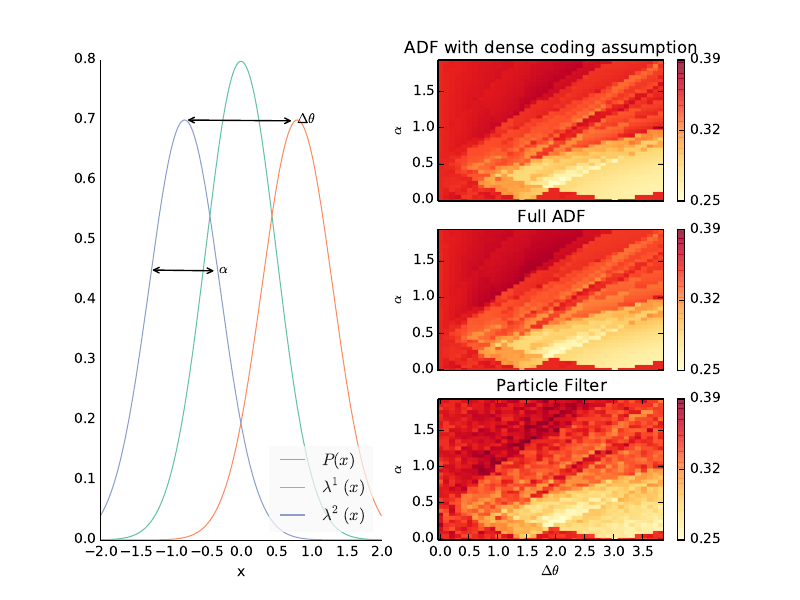

Reproduce this figure in Python.
#!/Library/Frameworks/Python.framework/Versions/2.7/bin/python
"""Particle filtering for nonlinear dynamic systems observed through adaptive poisson neurons"""
import particlefilter as pf
import gaussianenv as ge
import poissonneuron as pn
import numpy as np
import cPickle as pic
import multiprocessing as mp
import brewer2mpl
import sys

#parameter definitions

plotting = True


try:
    filename = sys.argv[1]
except:
    filename = 'dense_sparse.pik'


dic = pic.load( open(filename,'r'))
sparse_eps = dic['sparse_eps']
dense_eps = dic['dense_eps']
particle_eps = dic['particle_eps']
alphas = dic['alphas']
dthetas = dic['dthetas']
print "ALL GOOD"

from prettyplotlib import plt
import prettyplotlib as ppl

#matplotlib.rcParams['font.size']=10

xs,ys = np.where(np.isnan(sparse_eps))

for x,y in zip(xs,ys):
    sparse_eps[x,y] = sparse_eps[x-1,y]

max1 = np.max(sparse_eps)
max2 = np.max(dense_eps)
max3 = np.max(particle_eps)

maxtotal = np.max([max1,max2,max3])


min1 = np.min(sparse_eps)
min2 = np.min(dense_eps)
min3 = np.min(particle_eps)

mintotal = np.min([min1,min2,min3])

ax1 = ppl.subplot2grid((3,2),[0,0],rowspan=3)
ax4 = ppl.subplot2grid((3,2),[2,1])
ax2 = ppl.subplot2grid((3,2),[0,1])
ax3 = ppl.subplot2grid((3,2),[1,1])

x = np.arange(-2.0,2.0,0.01)

x_density = np.exp(-x**2/(2*0.25))/np.sqrt(np.pi/2)

alpha=0.5

font = {'size':10}
plt.rc('font',**font)

tuning1 = 0.7*np.exp(-(x-0.8)**2/(2*alpha**2))
tuning2 = 0.7*np.exp(-(x+0.8)**2/(2*alpha**2))

ppl.plot(x,x_density,label="$P(x)$",ax=ax1)
ppl.plot(x,tuning1,label="$\lambda^1(x)$",ax=ax1)
ppl.plot(x,tuning2,label="$\lambda^2(x)$",ax=ax1)

ax1.annotate(r'$\Delta\theta$', xy = (-0.8,0.7), xytext=(0.8,0.692), arrowprops = dict(arrowstyle='<->'))
ax1.annotate(r'$\alpha$', xy = (-0.8-alpha,0.45), xytext=(-0.8+alpha,0.442), arrowprops = dict(arrowstyle='<->'))

ax1.set_xlabel('x')

ppl.legend(ax1,loc=4).get_frame().set_alpha(0.7)

yellorred = brewer2mpl.get_map('YlOrRd','Sequential',9).mpl_colormap

dthetas = 2*dthetas

ddtheta = dthetas[1]-dthetas[0]
dalpha = alphas[1]-alphas[0]

dthetas2,alphas2 = np.meshgrid(np.arange(dthetas.min(),dthetas.max()+0.5*ddtheta,ddtheta)-ddtheta/2,
                               np.arange(alphas.min(),alphas.max()+0.5*dalpha,dalpha)-dalpha/2)

p1 = ax2.pcolormesh(dthetas2,alphas2,dense_eps.T,cmap=yellorred,rasterized=True)
ax2.axis([dthetas2.min(),dthetas2.max(),alphas2.min(),alphas2.max()])
p2 = ax3.pcolormesh(dthetas2,alphas2,sparse_eps.T,cmap=yellorred,rasterized=True)
ax3.axis([dthetas2.min(),dthetas2.max(),alphas2.min(),alphas2.max()])
p3 = ax4.pcolormesh(dthetas2,alphas2,particle_eps.T,cmap=yellorred,rasterized=True)
ax4.axis([dthetas2.min(),dthetas2.max(),alphas2.min(),alphas2.max()])

ticks = np.array([mintotal,(mintotal+maxtotal)/2,maxtotal])
ticklabels = np.round(ticks,decimals=2)

cb1 = plt.colorbar(p1,ax=ax2)
cb1.set_ticks(ticks)
cb1.set_ticklabels(ticklabels)
cb2 = plt.colorbar(p2,ax=ax3)
cb2.set_ticks(ticks)
cb2.set_ticklabels(ticklabels)
cb3 = plt.colorbar(p3,ax=ax4)
cb3.set_ticks(ticks)
cb3.set_ticklabels(ticklabels)

ax4.set_xlabel(r'$\Delta\theta$')
ax4.set_ylabel(r'$\alpha$')
ax3.set_ylabel(r'$\alpha$')
ax2.set_ylabel(r'$\alpha$')

ax3.axes.get_xaxis().set_ticks([])
ax2.axes.get_xaxis().set_ticks([])

#ax3.tick_params(axis='x',which='both',bottom='off')
#ax2.tick_params(axis='x',which='both',bottom='off')

ax2.set_title('ADF with dense coding assumption')
ax3.set_title('Full ADF')
ax4.set_title('Particle Filter')

[p.set_clim(vmin=mintotal,vmax=maxtotal) for p in [p1,p2,p3]]

plt.savefig('figure_5_14.pdf')
